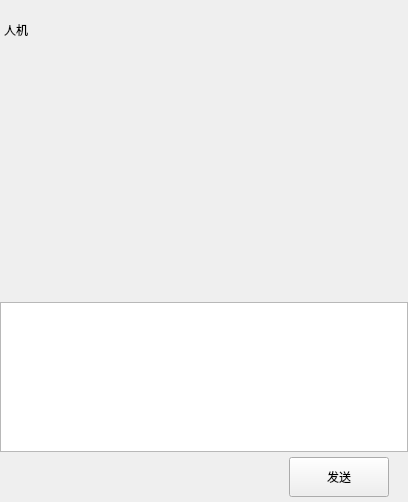
<?xml version="1.0" encoding="UTF-8"?>
<ui version="4.0">
 <class>ChatPage</class>
 <widget class="QWidget" name="ChatPage">
  <property name="geometry">
   <rect>
    <x>0</x>
    <y>0</y>
    <width>408</width>
    <height>502</height>
   </rect>
  </property>
  <property name="windowTitle">
   <string>Form</string>
  </property>
  <layout class="QVBoxLayout" name="verticalLayout">
   <property name="spacing">
    <number>0</number>
   </property>
   <property name="leftMargin">
    <number>0</number>
   </property>
   <property name="topMargin">
    <number>0</number>
   </property>
   <property name="rightMargin">
    <number>0</number>
   </property>
   <property name="bottomMargin">
    <number>0</number>
   </property>
   <item>
    <widget class="QWidget" name="chat_data_wid" native="true">
     <layout class="QVBoxLayout" name="verticalLayout_6">
      <property name="spacing">
       <number>0</number>
      </property>
      <property name="leftMargin">
       <number>0</number>
      </property>
      <property name="topMargin">
       <number>0</number>
      </property>
      <property name="rightMargin">
       <number>0</number>
      </property>
      <property name="bottomMargin">
       <number>0</number>
      </property>
      <item>
       <widget class="QWidget" name="title_wid" native="true">
        <property name="minimumSize">
         <size>
          <width>0</width>
          <height>60</height>
         </size>
        </property>
        <property name="maximumSize">
         <size>
          <width>16777215</width>
          <height>60</height>
         </size>
        </property>
        <layout class="QVBoxLayout" name="verticalLayout_7">
         <property name="spacing">
          <number>7</number>
         </property>
         <property name="leftMargin">
          <number>2</number>
         </property>
         <property name="topMargin">
          <number>2</number>
         </property>
         <property name="rightMargin">
          <number>2</number>
         </property>
         <property name="bottomMargin">
          <number>2</number>
         </property>
         <item>
          <widget class="QWidget" name="widget_2" native="true">
           <layout class="QHBoxLayout" name="horizontalLayout_6">
            <property name="leftMargin">
             <number>2</number>
            </property>
            <property name="topMargin">
             <number>2</number>
            </property>
            <property name="rightMargin">
             <number>2</number>
            </property>
            <property name="bottomMargin">
             <number>2</number>
            </property>
            <item>
             <widget class="QLabel" name="title_lb">
              <property name="text">
               <string>人机</string>
              </property>
             </widget>
            </item>
           </layout>
          </widget>
         </item>
        </layout>
       </widget>
      </item>
      <item>
       <widget class="ChatView" name="chat_data_list" native="true"/>
      </item>
      <item>
       <widget class="QWidget" name="tool_wid" native="true">
        <property name="minimumSize">
         <size>
          <width>0</width>
          <height>40</height>
         </size>
        </property>
        <property name="maximumSize">
         <size>
          <width>16777215</width>
          <height>40</height>
         </size>
        </property>
        <layout class="QHBoxLayout" name="horizontalLayout_7">
         <property name="spacing">
          <number>7</number>
         </property>
         <property name="leftMargin">
          <number>2</number>
         </property>
         <property name="topMargin">
          <number>2</number>
         </property>
         <property name="rightMargin">
          <number>2</number>
         </property>
         <property name="bottomMargin">
          <number>2</number>
         </property>
         <item>
          <spacer name="horizontalSpacer_8">
           <property name="orientation">
            <enum>Qt::Orientation::Horizontal</enum>
           </property>
           <property name="sizeType">
            <enum>QSizePolicy::Policy::Fixed</enum>
           </property>
           <property name="sizeHint" stdset="0">
            <size>
             <width>5</width>
             <height>20</height>
            </size>
           </property>
          </spacer>
         </item>
         <item>
          <widget class="ClickedLabel" name="emo_lb">
           <property name="minimumSize">
            <size>
             <width>25</width>
             <height>25</height>
            </size>
           </property>
           <property name="maximumSize">
            <size>
             <width>25</width>
             <height>25</height>
            </size>
           </property>
           <property name="text">
            <string/>
           </property>
          </widget>
         </item>
         <item>
          <spacer name="horizontalSpacer_9">
           <property name="orientation">
            <enum>Qt::Orientation::Horizontal</enum>
           </property>
           <property name="sizeType">
            <enum>QSizePolicy::Policy::Fixed</enum>
           </property>
           <property name="sizeHint" stdset="0">
            <size>
             <width>5</width>
             <height>20</height>
            </size>
           </property>
          </spacer>
         </item>
         <item>
          <widget class="ClickedLabel" name="file_lb">
           <property name="minimumSize">
            <size>
             <width>25</width>
             <height>25</height>
            </size>
           </property>
           <property name="maximumSize">
            <size>
             <width>25</width>
             <height>25</height>
            </size>
           </property>
           <property name="text">
            <string/>
           </property>
          </widget>
         </item>
         <item>
          <spacer name="horizontalSpacer_10">
           <property name="orientation">
            <enum>Qt::Orientation::Horizontal</enum>
           </property>
           <property name="sizeHint" stdset="0">
            <size>
             <width>40</width>
             <height>20</height>
            </size>
           </property>
          </spacer>
         </item>
        </layout>
       </widget>
      </item>
      <item>
       <widget class="MessageTextEdit" name="chatEdit">
        <property name="maximumSize">
         <size>
          <width>16777215</width>
          <height>150</height>
         </size>
        </property>
       </widget>
      </item>
      <item>
       <widget class="QWidget" name="send_wid" native="true">
        <property name="minimumSize">
         <size>
          <width>0</width>
          <height>50</height>
         </size>
        </property>
        <property name="maximumSize">
         <size>
          <width>16777215</width>
          <height>50</height>
         </size>
        </property>
        <layout class="QHBoxLayout" name="horizontalLayout_8">
         <property name="topMargin">
          <number>2</number>
         </property>
         <property name="bottomMargin">
          <number>2</number>
         </property>
         <item>
          <spacer name="horizontalSpacer_11">
           <property name="orientation">
            <enum>Qt::Orientation::Horizontal</enum>
           </property>
           <property name="sizeHint" stdset="0">
            <size>
             <width>40</width>
             <height>20</height>
            </size>
           </property>
          </spacer>
         </item>
         <item>
          <spacer name="horizontalSpacer_12">
           <property name="orientation">
            <enum>Qt::Orientation::Horizontal</enum>
           </property>
           <property name="sizeType">
            <enum>QSizePolicy::Policy::Fixed</enum>
           </property>
           <property name="sizeHint" stdset="0">
            <size>
             <width>10</width>
             <height>20</height>
            </size>
           </property>
          </spacer>
         </item>
         <item>
          <widget class="ClickedBtn" name="send_btn">
           <property name="minimumSize">
            <size>
             <width>100</width>
             <height>40</height>
            </size>
           </property>
           <property name="maximumSize">
            <size>
             <width>100</width>
             <height>40</height>
            </size>
           </property>
           <property name="text">
            <string>发送</string>
           </property>
          </widget>
         </item>
         <item>
          <spacer name="horizontalSpacer_13">
           <property name="orientation">
            <enum>Qt::Orientation::Horizontal</enum>
           </property>
           <property name="sizeType">
            <enum>QSizePolicy::Policy::Fixed</enum>
           </property>
           <property name="sizeHint" stdset="0">
            <size>
             <width>10</width>
             <height>20</height>
            </size>
           </property>
          </spacer>
         </item>
        </layout>
       </widget>
      </item>
     </layout>
    </widget>
   </item>
  </layout>
 </widget>
 <customwidgets>
  <customwidget>
   <class>ClickedLabel</class>
   <extends>QLabel</extends>
   <header location="global">clickedlabel.h</header>
  </customwidget>
  <customwidget>
   <class>ClickedBtn</class>
   <extends>QPushButton</extends>
   <header location="global">clickedbtn.h</header>
  </customwidget>
  <customwidget>
   <class>ChatView</class>
   <extends>QWidget</extends>
   <header location="global">chatview.h</header>
   <container>1</container>
  </customwidget>
  <customwidget>
   <class>MessageTextEdit</class>
   <extends>QTextEdit</extends>
   <header location="global">messagetextedit.h</header>
  </customwidget>
 </customwidgets>
 <resources/>
 <connections/>
</ui>
